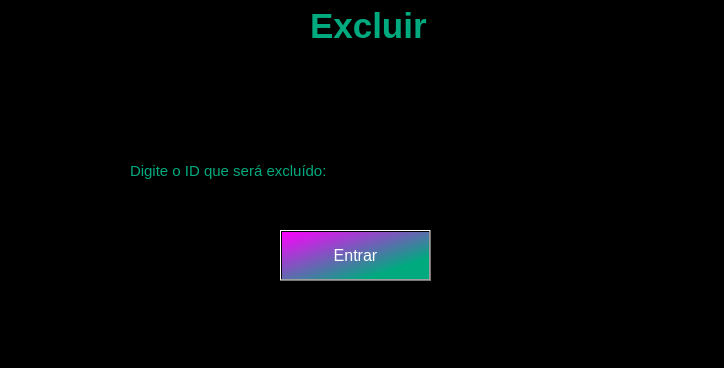
<?xml version="1.0" encoding="UTF-8"?>
<ui version="4.0">
 <class>MainWindow</class>
 <widget class="QMainWindow" name="MainWindow">
  <property name="geometry">
   <rect>
    <x>0</x>
    <y>0</y>
    <width>724</width>
    <height>368</height>
   </rect>
  </property>
  <property name="windowTitle">
   <string>MainWindow</string>
  </property>
  <property name="styleSheet">
   <string notr="true">background-color: rgb(0, 0, 0);</string>
  </property>
  <widget class="QWidget" name="centralwidget">
   <widget class="QLabel" name="label">
    <property name="geometry">
     <rect>
      <x>310</x>
      <y>0</y>
      <width>121</width>
      <height>51</height>
     </rect>
    </property>
    <property name="font">
     <font>
      <pointsize>26</pointsize>
      <weight>75</weight>
      <bold>true</bold>
     </font>
    </property>
    <property name="styleSheet">
     <string notr="true">color: rgb(0, 170, 127);</string>
    </property>
    <property name="text">
     <string>Excluir</string>
    </property>
   </widget>
   <widget class="QLabel" name="label_2">
    <property name="geometry">
     <rect>
      <x>130</x>
      <y>160</y>
      <width>201</width>
      <height>21</height>
     </rect>
    </property>
    <property name="font">
     <font>
      <pointsize>11</pointsize>
     </font>
    </property>
    <property name="styleSheet">
     <string notr="true">color: rgb(0, 170, 127);</string>
    </property>
    <property name="text">
     <string>Digite o ID que será excluído: </string>
    </property>
   </widget>
   <widget class="QLineEdit" name="txtIdExcluir">
    <property name="geometry">
     <rect>
      <x>360</x>
      <y>150</y>
      <width>291</width>
      <height>41</height>
     </rect>
    </property>
    <property name="font">
     <font>
      <pointsize>12</pointsize>
     </font>
    </property>
    <property name="styleSheet">
     <string notr="true">background-color: rgb(0, 0, 0);
color: rgb(255, 255, 255);</string>
    </property>
    <property name="text">
     <string/>
    </property>
    <property name="alignment">
     <set>Qt::AlignCenter</set>
    </property>
   </widget>
   <widget class="QPushButton" name="btnEntrarExcluir">
    <property name="geometry">
     <rect>
      <x>280</x>
      <y>230</y>
      <width>151</width>
      <height>51</height>
     </rect>
    </property>
    <property name="font">
     <font>
      <pointsize>12</pointsize>
     </font>
    </property>
    <property name="styleSheet">
     <string notr="true">background-color: qlineargradient(spread:pad, x1:0, y1:0, x2:0.926136, y2:0.881, stop:0 rgba(255, 0, 255, 255), stop:0.863636 rgba(0, 170, 127, 255));
color: rgb(255, 255, 255);</string>
    </property>
    <property name="text">
     <string>Entrar</string>
    </property>
   </widget>
  </widget>
  <widget class="QMenuBar" name="menubar">
   <property name="geometry">
    <rect>
     <x>0</x>
     <y>0</y>
     <width>724</width>
     <height>21</height>
    </rect>
   </property>
  </widget>
  <widget class="QStatusBar" name="statusbar"/>
 </widget>
 <resources/>
 <connections/>
</ui>
